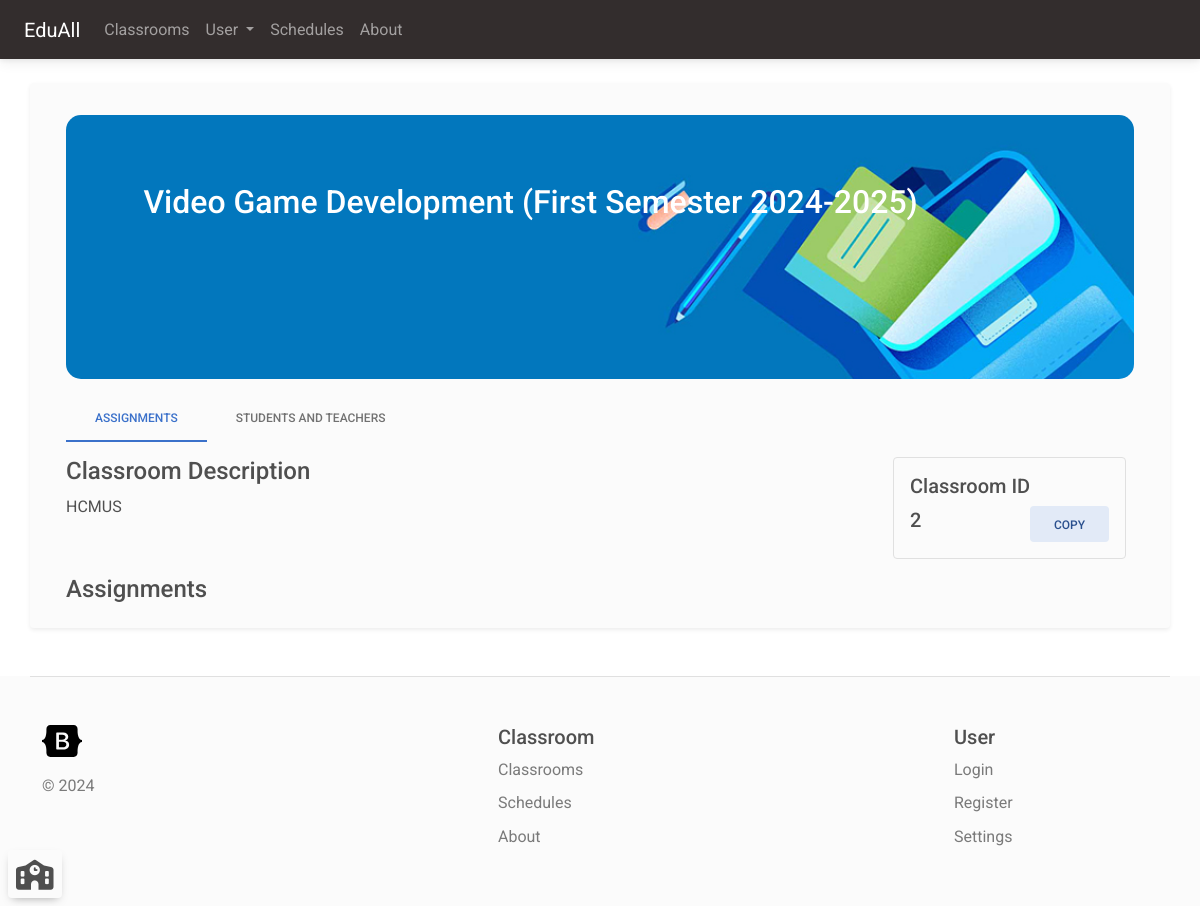
/classroom/2 (signed in), run on an earlier commit of the app's database.
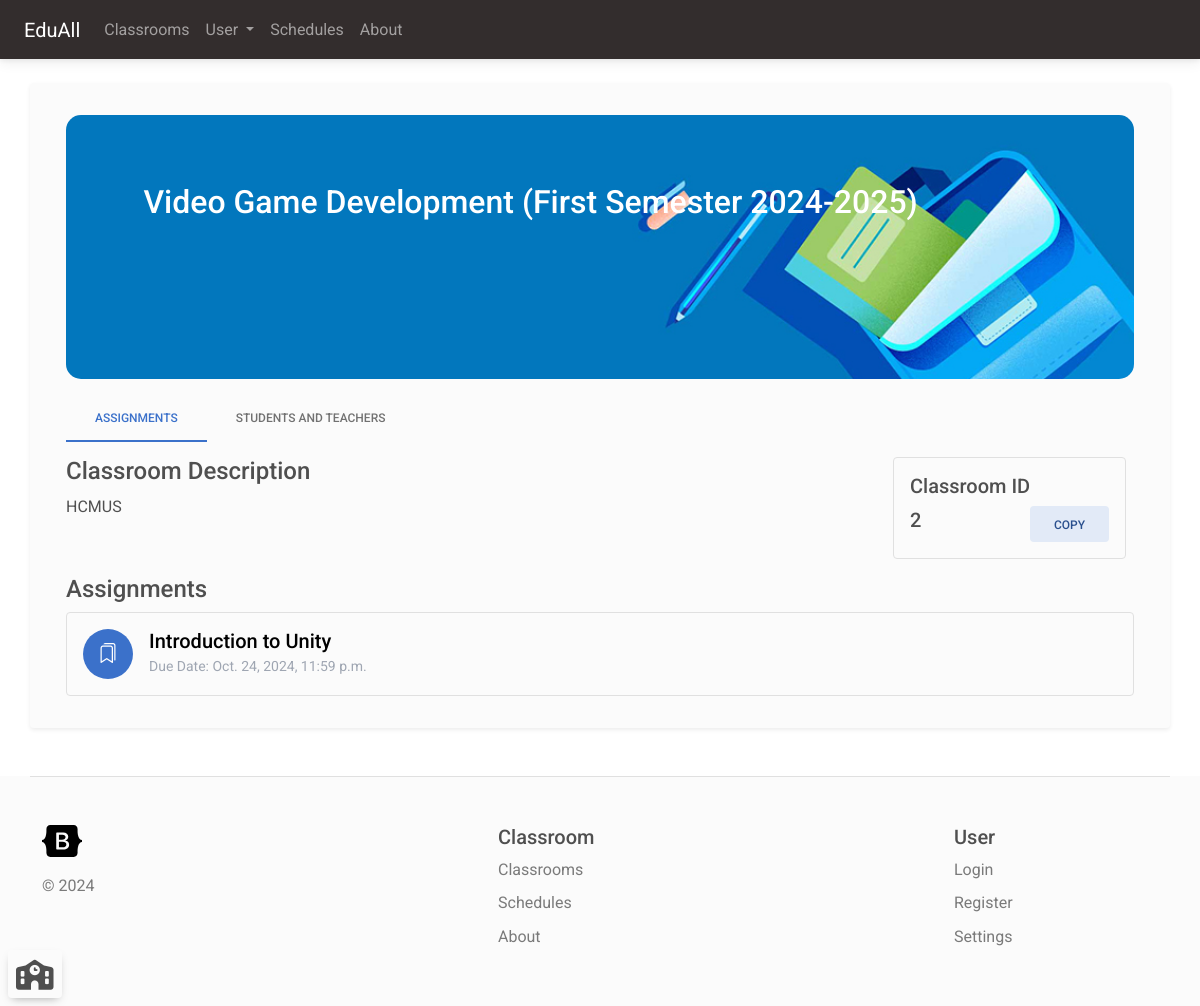
And on a later commit of the database.
### classroom_manager/models.py (models this page shows, shortened)
class ClassroomTask(models.Model):
    isAssignment = models.BooleanField(default=True)
    title = models.CharField(max_length=200, null=True)
    description = models.CharField(max_length=5000, null=True)
    classroom = models.ForeignKey(Classroom, on_delete=models.CASCADE)
    deadline = models.DateTimeField(null=True)
    acceptLateSubmission = models.BooleanField(default=True)

### classroom_manager/views.py (the view, shortened to what this page needs)
# urls.py: path('classroom/<int:id>', views.classroomDetailPage, name="classroom_details"),
@login_required(login_url='login')
def classroomDetailPage(request: HttpRequest, id):
    if request.method == 'GET':
        classroom = Classroom.objects.filter(id=id).first()
        if classroom != None:
            students = classroom.students.all()
            teachers = classroom.teachers.all()
            tasks = ClassroomTask.objects.filter(classroom=classroom).all()
            isCurrentUserTeacher = isTeacher(request.user.id, classroom.id)
            context = {'classroom': classroom, 'students': students, 'teachers': teachers, 'classroomId': id,
                       'tasks': tasks, 'isTeacher': isCurrentUserTeacher, 'joinPath': request.get_host() + reverse('join_classroom_by_id', args=[id]) }
            return render(request, 'classroom_details.html', context)
        else:
            return render(request, '404page.html')

### classroom_manager/context_processor.py (called while the page is built)
def classroom_processor(request):
    if request.user.is_authenticated:
        classroomsAsTeacher = Classroom.objects.filter(teachers__id__contains=request.user.id).all()
        classroomAsStudent = Classroom.objects.filter(students__id__contains=request.user.id).all()
        return {'classroomsAsTeacher': classroomsAsTeacher, 'classroomsAsStudent': classroomAsStudent}
    return {'classroomsAsTeacher': [], 'classroomsAsStudent': []}

### classroom_manager/views.py (called while the page is built)
def isTeacher(userId, classroomId):
    user = User.objects.filter(id=userId).first()
    classroom = Classroom.objects.filter(id=classroomId, teachers__id__contains=userId).first()
    if user == None or classroom == None:
        return False
    return True

### classroom_manager/templates/classroom_details.html (shortened to what this page needs)
{% extends 'navbar.html' %}
{% block content %}
{% load static %}
    <div class="container">
        <div style="width: 100%;" class="mt-3 position-relative">
            <img style="width: 100%; border-radius: 15px;"  src="{% static classroom.background %}"/ >
            <div style="padding: 1rem 1.5rem; top: 20%; left: 5%; width: 85%; color: white;" class="position-absolute">
                <h2 style="text-overflow: ellipsis; overflow: hidden; display: block; whitespace: no-wrap;">{{ classroom.name }}</h2>
            </div>
        </div>
        <ul class="nav nav-tabs mb-2 mt-3 bg-light">
            <li class="nav-item">
                <a class="nav-link active bg-light" aria-current="page" href="#">Assignments</a>
            </li>
            <li class="nav-item">
                <a class="nav-link" href="{% url 'classroom_details_users' classroom.id %}">Students and teachers</a>
            </li>
        </ul>
        <div>
            <div class="row">
                <div class="col-12 col-lg-9">
                    <h4 class="mt-2">Classroom Description</h4>
                    <p>{{ classroom.description }}</p>
                </div>
                <div class="col-12 col-lg-3">
                    <div class="mx-2 my-2 rounded border p-3">
                        <h5>Classroom ID</h5>
                        <div class="d-flex justify-content-between align-items-center">
                            <h5>{{ classroom.id }}</h5>
                            <button class="btn btn-secondary ms-2" onclick="navigator.clipboard.writeText('{{ joinPath }}')">Copy</button>
                        </div>
                    </div>
                </div>
            </div>
            <h4 class="mt-2">Assignments</h4>
            <div>
                {% for task in tasks %}
                <a href="{% url 'task_details' task.id %}" class="text-decoration-none">
                    <div class="border rounded p-3 mb-3">
                        <div class="d-flex align-items-center">
                            <div class="bg-primary rounded-circle me-2" style="width: 50px; height: 50px; position: relative;">
                                {% if task.isAssignment %}
                                    <i class="bi bi-bookmarks text-white" style="font-size: 20px; position: absolute; top: 50%; left: 50%; transform: translate(-50%, -50%);"></i>
                                {% else %}
                                    <i class="bi bi-list-task text-white" style="font-size: 20px; position: absolute; top: 50%; left: 50%; transform: translate(-50%, -50%);"></i>
                                {% endif %}
                            </div>
                            <div class="ms-2">
                                <h5 class="text-black m-auto">{{ task.title }}</h5>
                                <p class="text-secondary m-auto"><small>Due Date: {{ task.deadline }}</small></p>
                            </div>
                        </div>
                    </div>
                </a>
                {% endfor %}
            </div>
        </div>
    </div>
{% endblock %}

What changed in the data, as far as the page shows it:
added ClassroomTask: isAssignment True (drawn), title "Introduction to Unity", deadline "Oct. 24, 2024, 11:59 p.m."
